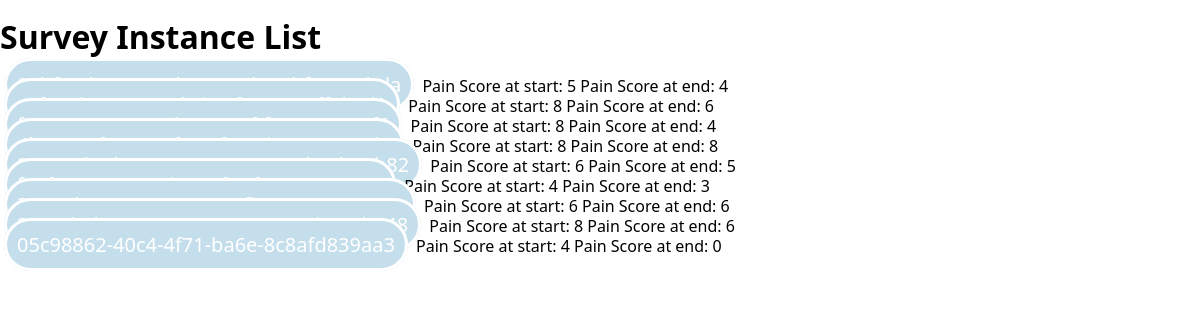
The app's page /VRRTController/SurveyInstance/ with its own data.
### VRRTController/models.py (models this page shows)
class SurveyInstance(models.Model):
    survey = models.ForeignKey('Survey',on_delete=models.SET_NULL, null=True)
    id = models.UUIDField(primary_key=True, default=uuid.uuid4, help_text='Unique ID for this particular survey')
    PatientID = models.CharField(default='VA_00_00', max_length=8)
    PainScoreStart = models.PositiveIntegerField(default=0)
    PainScoreEnd = models.PositiveIntegerField(default=0)
    HeartRateStart = models.PositiveIntegerField(default=0, help_text='Heart Rate at the start of session')
    HeartRateEnd = models.PositiveIntegerField(default=0, help_text='Heart Rate at the end of session')
    BPStartValue1 = models.PositiveIntegerField(default=0, help_text='Blood Pressure value1 at the start of session')
    BPStartValue2 = models.PositiveIntegerField(default=0, help_text='Blood Pressure value2 at the start of session')
    BPEndValue1 = models.PositiveIntegerField(default=0, help_text='Blood Pressure value1 at the end of session')
    BPEndValue2 = models.PositiveIntegerField(default=0, help_text='Blood Pressure value2 at the end of session')
    O2SaturationStart = models.PositiveIntegerField(default=0, help_text='Oxygen saturation level at start of session')
    O2SaturationEnd = models.PositiveIntegerField(default=0, help_text='Oxygen saturation level at the end of session')
    RespirationRateStart = models.PositiveIntegerField(default=0, help_text='Resperation rate at the start of session')
    RespirationRateEnd = models.PositiveIntegerField(default=0, help_text='Resperation rate at the end of session')
    RestlessnessStart = models.BooleanField(blank=True, default=False)
    RestlessnessEnd = models.BooleanField(blank=True, default=False)
    DepressionStart = models.BooleanField(blank=True, default=False)
    DepressionEnd = models.BooleanField(blank=True, default=False)
    NauseaStart = models.BooleanField(blank=True, default=False)
    NauseaEnd = models.BooleanField(blank=True, default=False)
    MobilityStart = models.BooleanField(blank=True, default=False)
    MobilityEnd = models.BooleanField(blank=True, default=False)
    AnxietyStart = models.BooleanField(blank=True, default=False)
    AnxietyEnd = models.BooleanField(blank=True, default=False)
    VisiblePainStart = models.BooleanField(blank=True, default=False)
    VisiblePainEnd = models.BooleanField(blank=True, default=False)
    TremorsStart = models.BooleanField(blank=True, default=False)
    TremorsEnd = models.BooleanField(blank=True, default=False)
    DelusionsStart = models.BooleanField(blank=True, default=False)
    DelusionsEnd = models.BooleanField(blank=True, default=False)
    TherapyDuration = models.PositiveIntegerField(default=0, help_text='Length of therapy in minutes')

### VRRTController/views.py (the view)
# urls.py: path('SurveyInstance/', views.SurveyInstanceListView.as_view(), name='SurveyInstanceList'),
class SurveyInstanceListView(generic.ListView):
    model = SurveyInstance

### VRRTController/templates/VRRTController/SurveyInstance_list.html
{% extends "base_generic.html" %}
{% block content %}
<div id= "container1">
  <h1>Survey Instance List</h1>
  {% if object_list %}
  <ul>
    {% for SurveyInstance in object_list  %}
      <li>
        <a href="{{ SurveyInstance.get_absolute_url }}">{{ SurveyInstance.id }}</a> Pain Score at start: {{SurveyInstance.PainScoreStart}} Pain Score at end: {{SurveyInstance.PainScoreEnd}}
      </li>
    {% endfor %}
  </ul>
  {% else %}
    <p>There are no surveys in the library.</p>
  {% endif %}
</div>
{% endblock %}

### VRRTController/templates/base_generic.html (shortened to what this page needs)
{% load static %}
<!DOCTYPE html>
<html lang="en">
    <head>{% block title%}<title>Virtual Reality Research Tool</title>{% endblock %}
    <link rel="stylesheet" href="{% static 'css/newStyle.css' %}"/>
    </head>
    <body>
        <div>{% block content %}{% endblock %}</div>
    </body>
</html>

### VRRTController/static/css/newStyle.css (style rules this page uses)
:root { --accent-grey-01: #5F93AE; --accent-grey-02: #c0e9f8; --accent-blue-01: #5F93AE; --accent-blue-02: #C5DEEB; --accent-blue-03: #bfebff; --accent-blue-04: #859BA7; --accent-blue-05: #456E84; --accent-blue-06: #5F93AE; --accent-green: #80ff91; --accent-red: #FF5757; }
* { line-height: 1em; }
body { margin:0; padding:0; font-family: Tahoma, 'Segoe UI', Geneva, Verdana, sans-serif; line-height: 1.5em; }
ul { padding-left: 0px; }
ul li a { text-decoration: none; border:3px solid var(white); border-radius:50em; color: white; padding: 10px 10px; margin: 4px 4px; font-weight: none; font-size: 20px; background-color: var(--accent-blue-02); }
a { text-decoration: none; border:3px solid white; border-radius:50em; color: white; background-color: black; padding:4px 39px; margin: 4px 4px; font-weight: none; font-size: 18px; }
::placeholder { color: #465259; }

### records on screen
SurveyInstance: PainScoreStart "5", PainScoreEnd "4"
SurveyInstance: PainScoreStart "8", PainScoreEnd "6"
SurveyInstance: PainScoreStart "8", PainScoreEnd "4"
SurveyInstance: PainScoreStart "8", PainScoreEnd "8"
SurveyInstance: PainScoreStart "6", PainScoreEnd "5"
SurveyInstance: PainScoreStart "4", PainScoreEnd "3"
SurveyInstance: PainScoreStart "6", PainScoreEnd "6"
SurveyInstance: PainScoreStart "8", PainScoreEnd "6"
SurveyInstance: id "05c98862-40c4-4f71-ba6e-8c8afd839aa3", PainScoreStart "4", PainScoreEnd "0"
